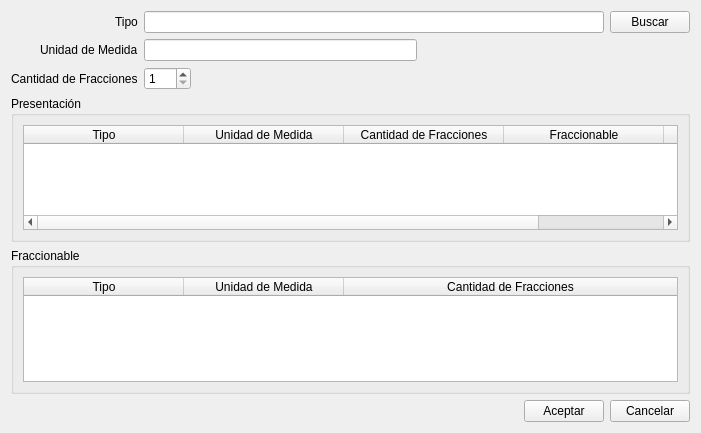
<?xml version="1.0" encoding="UTF-8"?>
<ui version="4.0">
 <class>vtnPresentacion</class>
 <widget class="QWidget" name="vtnPresentacion">
  <property name="geometry">
   <rect>
    <x>0</x>
    <y>0</y>
    <width>701</width>
    <height>433</height>
   </rect>
  </property>
  <property name="windowTitle">
   <string>Alta Presentación</string>
  </property>
  <layout class="QFormLayout" name="formLayout">
   <property name="fieldGrowthPolicy">
    <enum>QFormLayout::AllNonFixedFieldsGrow</enum>
   </property>
   <property name="labelAlignment">
    <set>Qt::AlignRight|Qt::AlignTrailing|Qt::AlignVCenter</set>
   </property>
   <item row="0" column="0">
    <widget class="QLabel" name="label">
     <property name="text">
      <string>Tipo</string>
     </property>
    </widget>
   </item>
   <item row="0" column="1">
    <layout class="QHBoxLayout" name="horizontalLayout">
     <item>
      <widget class="QLineEdit" name="lineTipo">
       <property name="statusTip">
        <string>Ingrese el tipo de Presentación (solo letras)</string>
       </property>
       <property name="accessibleDescription">
        <string>texto</string>
       </property>
      </widget>
     </item>
     <item>
      <widget class="QPushButton" name="btnBuscar">
       <property name="text">
        <string>Buscar</string>
       </property>
      </widget>
     </item>
    </layout>
   </item>
   <item row="2" column="0">
    <widget class="QLabel" name="label_2">
     <property name="text">
      <string>Unidad de Medida</string>
     </property>
    </widget>
   </item>
   <item row="2" column="1">
    <layout class="QHBoxLayout" name="horizontalLayout_4">
     <item>
      <widget class="QLineEdit" name="lineUnidad_Medida">
       <property name="statusTip">
        <string>Ingrese unidad de medida (solo letras)</string>
       </property>
       <property name="accessibleDescription">
        <string>texto</string>
       </property>
      </widget>
     </item>
     <item>
      <spacer name="horizontalSpacer_2">
       <property name="orientation">
        <enum>Qt::Horizontal</enum>
       </property>
       <property name="sizeHint" stdset="0">
        <size>
         <width>40</width>
         <height>20</height>
        </size>
       </property>
      </spacer>
     </item>
    </layout>
   </item>
   <item row="4" column="0">
    <widget class="QLabel" name="label_3">
     <property name="text">
      <string>Cantidad de Fracciones</string>
     </property>
    </widget>
   </item>
   <item row="6" column="0" colspan="2">
    <widget class="QGroupBox" name="groupPresentacion">
     <property name="title">
      <string>Presentación</string>
     </property>
     <layout class="QFormLayout" name="formLayout_2">
      <item row="0" column="0" colspan="2">
       <widget class="QTableWidget" name="tablaPresentacion">
        <property name="editTriggers">
         <set>QAbstractItemView::NoEditTriggers</set>
        </property>
        <property name="selectionMode">
         <enum>QAbstractItemView::SingleSelection</enum>
        </property>
        <property name="selectionBehavior">
         <enum>QAbstractItemView::SelectRows</enum>
        </property>
        <attribute name="horizontalHeaderDefaultSectionSize">
         <number>160</number>
        </attribute>
        <attribute name="horizontalHeaderStretchLastSection">
         <bool>true</bool>
        </attribute>
        <attribute name="verticalHeaderVisible">
         <bool>true</bool>
        </attribute>
        <column>
         <property name="text">
          <string>Tipo</string>
         </property>
        </column>
        <column>
         <property name="text">
          <string>Unidad de Medida</string>
         </property>
        </column>
        <column>
         <property name="text">
          <string>Cantidad de Fracciones</string>
         </property>
        </column>
        <column>
         <property name="text">
          <string>Fraccionable</string>
         </property>
        </column>
        <column>
         <property name="text">
          <string>Super Presentación</string>
         </property>
        </column>
       </widget>
      </item>
     </layout>
    </widget>
   </item>
   <item row="7" column="0" colspan="2">
    <widget class="QGroupBox" name="groupFraccionable">
     <property name="title">
      <string>Fraccionable</string>
     </property>
     <layout class="QFormLayout" name="formLayout_3">
      <item row="0" column="0" colspan="2">
       <widget class="QTableWidget" name="tablaFraccionable">
        <property name="editTriggers">
         <set>QAbstractItemView::NoEditTriggers</set>
        </property>
        <property name="selectionMode">
         <enum>QAbstractItemView::SingleSelection</enum>
        </property>
        <property name="selectionBehavior">
         <enum>QAbstractItemView::SelectRows</enum>
        </property>
        <attribute name="horizontalHeaderCascadingSectionResizes">
         <bool>false</bool>
        </attribute>
        <attribute name="horizontalHeaderDefaultSectionSize">
         <number>160</number>
        </attribute>
        <attribute name="horizontalHeaderStretchLastSection">
         <bool>true</bool>
        </attribute>
        <column>
         <property name="text">
          <string>Tipo</string>
         </property>
        </column>
        <column>
         <property name="text">
          <string>Unidad de Medida</string>
         </property>
        </column>
        <column>
         <property name="text">
          <string>Cantidad de Fracciones</string>
         </property>
        </column>
       </widget>
      </item>
     </layout>
    </widget>
   </item>
   <item row="8" column="0" colspan="2">
    <layout class="QHBoxLayout" name="horizontalLayout_5">
     <item>
      <spacer name="horizontalSpacer_3">
       <property name="orientation">
        <enum>Qt::Horizontal</enum>
       </property>
       <property name="sizeHint" stdset="0">
        <size>
         <width>40</width>
         <height>20</height>
        </size>
       </property>
      </spacer>
     </item>
     <item>
      <widget class="QPushButton" name="btnAceptar">
       <property name="text">
        <string>Aceptar</string>
       </property>
      </widget>
     </item>
     <item>
      <widget class="QPushButton" name="btnCancelar">
       <property name="text">
        <string>Cancelar</string>
       </property>
      </widget>
     </item>
    </layout>
   </item>
   <item row="4" column="1">
    <layout class="QHBoxLayout" name="horizontalLayout_6">
     <item>
      <widget class="QSpinBox" name="spinCantidad">
       <property name="statusTip">
        <string>Ingrese la cantidad del Producto para dicho lote</string>
       </property>
       <property name="minimum">
        <number>1</number>
       </property>
       <property name="maximum">
        <number>500</number>
       </property>
       <property name="singleStep">
        <number>10</number>
       </property>
      </widget>
     </item>
     <item>
      <spacer name="horizontalSpacer_4">
       <property name="orientation">
        <enum>Qt::Horizontal</enum>
       </property>
       <property name="sizeHint" stdset="0">
        <size>
         <width>40</width>
         <height>20</height>
        </size>
       </property>
      </spacer>
     </item>
    </layout>
   </item>
  </layout>
 </widget>
 <tabstops>
  <tabstop>lineTipo</tabstop>
  <tabstop>btnBuscar</tabstop>
  <tabstop>lineUnidad_Medida</tabstop>
  <tabstop>spinCantidad</tabstop>
  <tabstop>tablaPresentacion</tabstop>
  <tabstop>tablaFraccionable</tabstop>
  <tabstop>btnAceptar</tabstop>
  <tabstop>btnCancelar</tabstop>
 </tabstops>
 <resources/>
 <connections/>
</ui>
